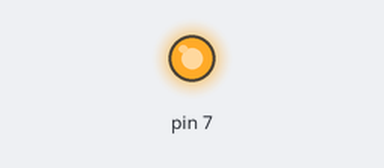
Recording of a sketch running on a simulated Arduino Uno, built with avr-gcc and run on an emulated ATmega328P. Shown: output pins drawn as LEDs (lit = HIGH).

Above: at 0.1 s.
Timing chart, 0 to 1.6 s (numbered marks = the images above):
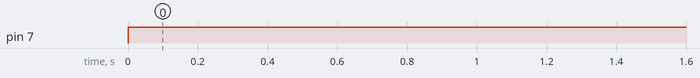

The sketch:

3_3_Manual_Calibrate.ino
```cpp
void setup() {
  // put your setup code here, to run once:
  pinMode(7, OUTPUT);
  Serial.begin(9600);
}

void loop() {
  // put your main code here, to run repeatedly:
  digitalWrite(7,HIGH);
}
```

Measured:
- by itself, pin 7: LOW → HIGH at 0.00 s
